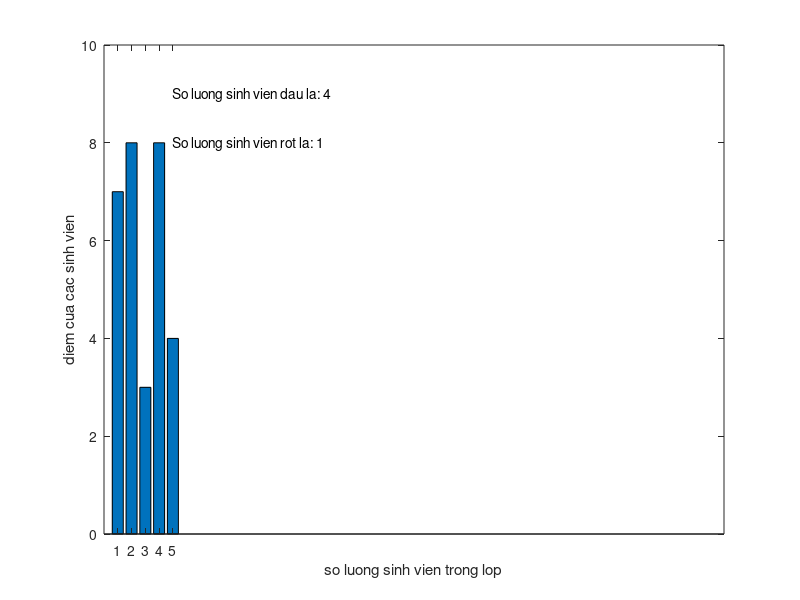

Source code (MATLAB):
% goi ham va nhap so N tu ham input trong ham function, co the goi ham tren
% command window [so_luong_sinh_vien_dau,so_luong_sinh_vien_rot]=baitap3
% sau do nhap so N 
function  [so_luong_sinh_vien_dau,so_luong_sinh_vien_rot]=baitap3
   N=input('nhap so: ');
   x=randi([0,10],N,1);
   bar(x);
   axis([0 N+40 0 10]);
   if N>100
       axis([0 N+N/2 0 10]);
   end
   
   so_luong_sinh_vien_dau=length(x(x>=4));
   so_luong_sinh_vien_rot=length(x(x<4));
   fprintf('so luong sinh vien dau la %.1f\r',so_luong_sinh_vien_dau)
   fprintf('so luong sinh vien rot la %.1f\r',so_luong_sinh_vien_rot)
   xlabel('so luong sinh vien trong lop');
   ylabel('diem cua cac sinh vien');
   txt=['So luong sinh vien dau la: ' num2str(so_luong_sinh_vien_dau)];
   text(N,9,txt);
   txt=['So luong sinh vien rot la: ' num2str(so_luong_sinh_vien_rot)];
   text(N,8,txt);
end